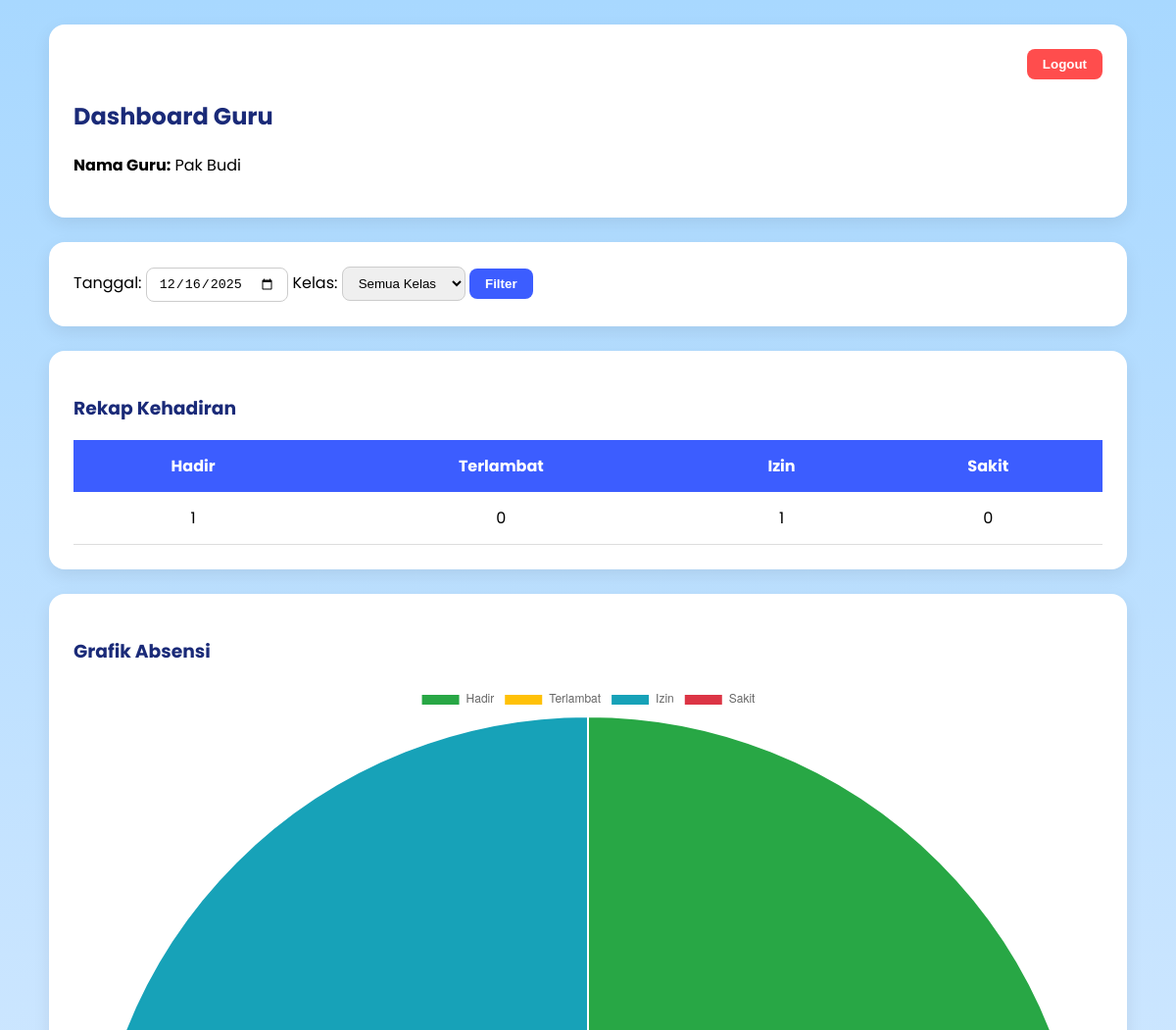
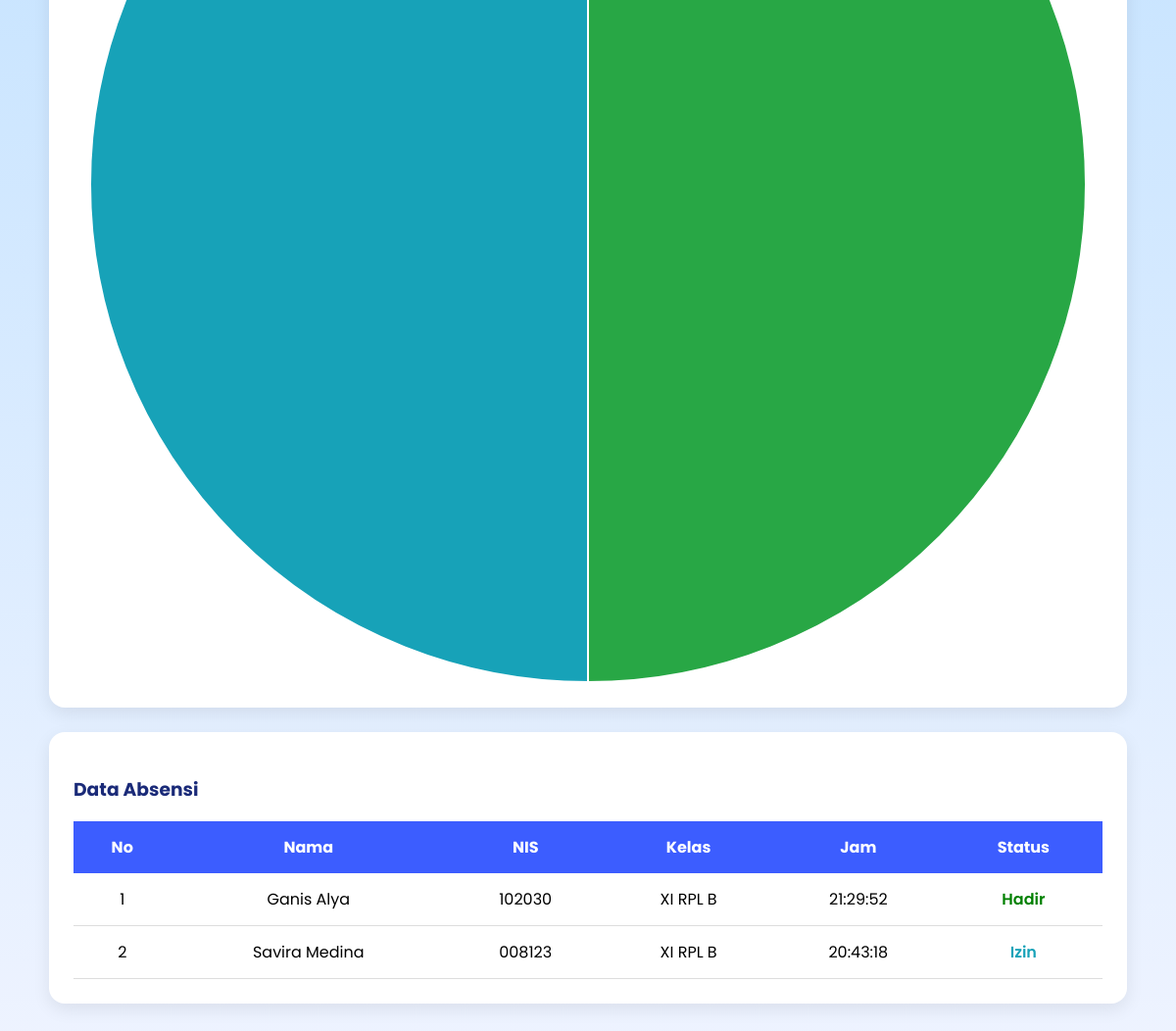
/dashboard_guru.php?tanggal=2025-12-16 (signed in), run on the app's committed database (2 pictures, top to bottom).
### tables this page shows
CREATE TABLE `absensi` (
  `id` int(20) NOT NULL,
  `nip_nis` varchar(30) NOT NULL,
  `id_kelas` int(11) NOT NULL,
  `tanggal` date NOT NULL,
  `jam` time NOT NULL,
  `status` enum('hadir','sakit','izin') NOT NULL,
  `bukti` varchar(255) DEFAULT NULL
);

CREATE TABLE `users` (
  `id` int(11) NOT NULL,
  `nama` varchar(100) NOT NULL,
  `nip_nis` varchar(30) NOT NULL,
  `password` varchar(255) NOT NULL,
  `role` enum('admin','guru','siswa') NOT NULL,
  `id_kelas` int(11) DEFAULT NULL
);

CREATE TABLE `kelas` (
  `id` int(11) NOT NULL,
  `nama_kelas` varchar(50) NOT NULL
);

### dashboard_guru.php (the view, shortened to what this page needs)
<?php
include "koneksi.php";
$nama_guru = $_SESSION['nama'];
$tanggal   = isset($_GET['tanggal']) ? $_GET['tanggal'] : date("Y-m-d");
$where = "WHERE a.tanggal='$tanggal'";
$query = mysqli_query($koneksi, "
    SELECT a.*, u.nama, k.nama_kelas
    FROM absensi a
    JOIN users u ON a.nip_nis = u.nip_nis
    JOIN kelas k ON a.id_kelas = k.id
    $where
    ORDER BY k.nama_kelas, u.nama
");
$rekap = mysqli_query($koneksi, "
    SELECT
        SUM(status='hadir') AS hadir,
        SUM(status='terlambat') AS terlambat,
        SUM(status='izin') AS izin,
        SUM(status='sakit') AS sakit
    FROM absensi a
    $where
");
$data = mysqli_fetch_assoc($rekap);
$total_hadir     = $data['hadir'] ?? 0;
$total_terlambat = $data['terlambat'] ?? 0;
$total_izin      = $data['izin'] ?? 0;
$total_sakit     = $data['sakit'] ?? 0;
?>
<!DOCTYPE html>
<html>
<head>
</head>
<body>
<div class="container">
    <div class="box">
        <form action="logout.php" method="post" style="text-align:right;">
            <button class="logout-btn">Logout</button>
        </form>
        <h2>Dashboard Guru</h2>
        <p><b>Nama Guru:</b> <?= $nama_guru ?></p>
    </div>
    <div class="box">
        <form method="GET">
            <label>Tanggal:</label>
            <input type="date" name="tanggal" value="<?= $tanggal ?>">
            <label>Kelas:</label>
            <select name="kelas">
                <option value="">Semua Kelas</option>
            </select>
            <button type="submit">Filter</button>
        </form>
    </div>
    <div class="box">
        <h3>Rekap Kehadiran</h3>
        <table>
            <tr>
                <th>Hadir</th>
                <th>Terlambat</th>
                <th>Izin</th>
                <th>Sakit</th>
            </tr>
            <tr>
                <td><?= $total_hadir ?></td>
                <td><?= $total_terlambat ?></td>
                <td><?= $total_izin ?></td>
                <td><?= $total_sakit ?></td>
            </tr>
        </table>
    </div>
    <div class="box">
        <h3>Grafik Absensi</h3>
        <canvas id="chart"></canvas>
    </div>
    <div class="box">
        <h3>Data Absensi</h3>
        <table>
            <tr>
                <th>No</th>
                <th>Nama</th>
                <th>NIS</th>
                <th>Kelas</th>
                <th>Jam</th>
                <th>Status</th>
            </tr>
            <?php $no=1; while ($r = mysqli_fetch_assoc($query)) { ?>
            <tr>
                <td><?= $no++ ?></td>
                <td><?= $r['nama'] ?></td>
                <td><?= $r['nip_nis'] ?></td>
                <td><?= $r['nama_kelas'] ?></td>
                <td><?= $r['jam'] ?></td>
                <td class="<?= $r['status'] ?>"><?= ucfirst($r['status']) ?></td>
            </tr>
            <?php } ?>
        </table>
    </div>
</div>
<script>
new Chart(document.getElementById('chart'), {
    type: 'pie',
    data: {
        labels: ['Hadir','Terlambat','Izin','Sakit'],
        datasets: [{
            data: [
                <?= $total_hadir ?>,
                <?= $total_terlambat ?>,
                <?= $total_izin ?>,
                <?= $total_sakit ?>
            ],
            backgroundColor: ['#28a745','#ffc107','#17a2b8','#dc3545']
        }]
    }
});
</script>
</body>
</html>

### dashboard_guru.php (style rules this page uses)
body { margin: 0; font-family: 'Poppins', sans-serif; background: linear-gradient(to bottom, #a8d8ff, #eef3ff); padding: 25px; }
.container { max-width: 1100px; margin: auto; }
.box { background: white; padding: 25px; border-radius: 16px; box-shadow: 0 6px 18px rgba(0,0,0,0.08); margin-bottom: 25px; }
h2, h3 { color: #1a2a78; }
select, input[type=date] { padding: 8px 12px; border-radius: 8px; border: 1px solid #ccc; }
button { padding: 8px 16px; background: #3c5dff; color: white; border: none; border-radius: 8px; font-weight: 600; cursor: pointer; }
.logout-btn { background: #ff4d4d; }
table { width: 100%; border-collapse: collapse; margin-top: 15px; }
th, td { padding: 14px; text-align: center; }
th { background: #3c5dff; color: white; }
td { border-bottom: 1px solid #ddd; }
.hadir { color: green; font-weight: 600; }
.izin { color: #17a2b8; font-weight: 600; }

### data on the page
absensi: users.nama "Ganis Alya", nip_nis "102030", id_kelas.nama_kelas "XI RPL B", jam "21:29:52", status "Hadir"
absensi: users.nama "Savira Medina", nip_nis "008123", id_kelas.nama_kelas "XI RPL B", jam "20:43:18", status "Izin"

### other printed values
$nama_guru "Pak Budi"
$total_hadir "1"
$total_terlambat "0"
$total_izin "1"
$total_sakit "0"
chart data {{ $total_hadir }} 1
chart data {{ $total_terlambat }} 0
chart data {{ $total_izin }} 1
chart data {{ $total_sakit }} 0
